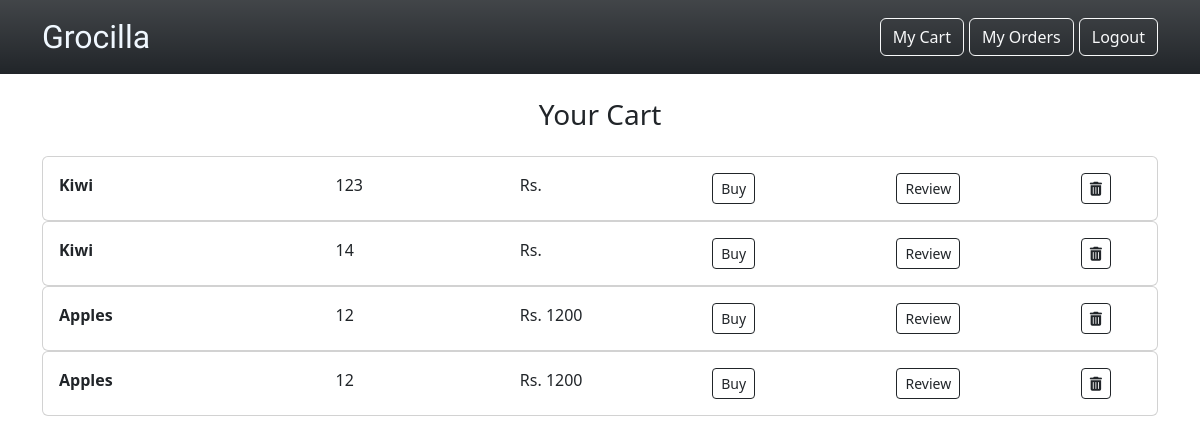
Page /user_bookings (signed in) on the committed database.
### webapp/models.py (models this page shows)
class Booking(db.Model):
    bookingid = db.Column(db.Integer, primary_key=True)
    user_id = db.Column(db.Integer, db.ForeignKey('users.id'))
    category_id = db.Column(db.Integer, db.ForeignKey('categories.cid'))
    product_id = db.Column(db.Integer, db.ForeignKey('products.pid'))
    category_name = db.Column(db.String(50))
    quantity_of_item = db.Column(db.Integer)
    total_price = db.Column(db.Integer)
    item_name = db.Column(db.String(50))

### webapp/views.py (the view)
@views.route("/user_bookings")
@user_required
@login_required
def user_bookings():
    bookings = Booking.query.filter_by(user_id=current_user.id).all()
    total = 0
    for booking in bookings:
        product = Product.query.get(booking.product_id)
        quantity = booking.quantity_of_item
        new_quantity = product.quantity - int(quantity)
        if new_quantity>=0:
            pass #total = total + int(booking.total_price)
    return render_template("user_bookings.html", bookings=bookings, total=total)

### webapp/views.py (called while the page is built)
def user_required(func):
    @wraps(func)
    def decorated_function(*args, **kwargs):
        if not current_user.is_authenticated:
            if current_user.role != 'user':
                flash('You need to be logged in as a user to access this page!', category='error')
                return redirect(url_for('auth.user_login'))
        return func(*args, **kwargs)
    return decorated_function

### webapp/templates/user_bookings.html (shortened to what this page needs)
{% extends "user_base.html" %}
{% block body %}
<div class="container mb-4">
    <div class="text-center my-4" >
        <h3>Your Cart</h3>
    </div>
    {% for booking in bookings %}
    <div class="row">
    <div class="col">
        <div class="card">
        <div class="card-body">
            <div class="row">
                <div class="col-3">
                    <b>{{ booking["item_name"] }}</b>
                </div>
                <div class="col-2">
                    {{ booking['quantity_of_item'] }} {{ booking['product_id']['unit'] }}
                </div>
                <div class="col-2">
                    Rs. {{ booking["total_price"] }}
                </div>
                <div class="col-2">
                    <a href="/bookings/buy/{{ booking['bookingid'] }}" class="btn btn-outline-dark btn-sm mx-2" type="submit">Buy</a>
                </div>
                <div class="col-2">
                    <button class="btn btn-outline-dark btn-sm mx-2" type="button" data-bs-toggle="modal" data-bs-target="#{{ booking['bookingid'] }}AddToCartModal">Review</button>
                </div>
                <div class="col-1">
                    <a href="/delete/booking/{{ booking['bookingid'] }}" class="btn btn-outline-dark btn-sm mx-2" type="submit"><i class="fa-solid fa-trash-can"></i></a>
                </div>
            </div>
        </div>
        </div>
        {% endfor %}
{% endblock body %}

### rows in the picture
Booking: item_name "Kiwi", quantity_of_item "123"
Booking: item_name "Kiwi", quantity_of_item "14"
Booking: item_name "Apples", quantity_of_item "12", total_price "1200"
Booking: item_name "Apples", quantity_of_item "12", total_price "1200"
